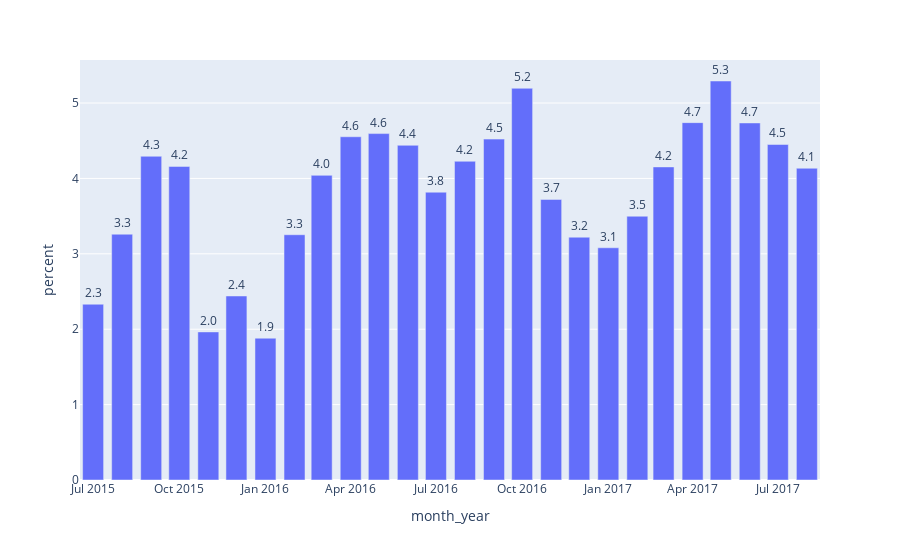

The notebook cell this image was saved under:
### Markdown cell above
#### Arrival  Month Year  & ADR

### Code cell
arrival_month_year = df.stb.freq(['month_year'],cum_cols = False).sort_values('month_year')
fig = px.bar(arrival_month_year, x = 'month_year', y = 'percent', text = 'percent')
fig.update_traces(texttemplate='%{text:.2s}', textposition='outside')
fig.update_layout(uniformtext_minsize=8, uniformtext_mode='hide')
fig.show()

# we see from a booking pattern here that low season for hotel booking in portugal happened during winter time 
# (November, December, January) 
# percentage of booking happened during winter season are usually lower compared to booking in other months 
# we will see later of does this happened to both hotel or happened towards city / resort hotel 

# we also see a spike in percentage number of booking during the spring to summer (march, april, may)
# this might have somthing to do with portugal easter break ( end of march to early april)
# and the general summer break for the rest of the world

### Figure 1 — Plotly figure (JSON) as saved in the notebook; plotly's stock layout.template omitted (floating-point values rounded to 4 significant figures)
{"data": [{"alignmentgroup": "True", "hovertemplate": "month_year=%{x}<br>percent=%{text}<extra></extra>", "legendgroup": "", "marker": {"color": "#636efa", "pattern": {"shape": ""}}, "name": "", "offsetgroup": "", "orientation": "v", "showlegend": false, "text": [2.331, 3.26, 4.294, 4.159, 1.964, 2.441, 1.881, 3.253, 4.041, 4.553, 4.595, 4.439, 3.817, 4.227, 4.522, 5.196, 3.721, 3.221, 3.08, 3.499, 4.153, 4.74, 5.292, 4.736, 4.45, 4.135], "textposition": "outside", "texttemplate": "%{text:.2s}", "type": "bar", "x": ["2015-07", "2015-08", "2015-09", "2015-10", "2015-11", "2015-12", "2016-01", "2016-02", "2016-03", "2016-04", "2016-05", "2016-06", "2016-07", "2016-08", "2016-09", "2016-10", "2016-11", "2016-12", "2017-01", "2017-02", "2017-03", "2017-04", "2017-05", "2017-06", "2017-07", "2017-08"], "xaxis": "x", "y": [2.331, 3.26, 4.294, 4.159, 1.964, 2.441, 1.881, 3.253, 4.041, 4.553, 4.595, 4.439, 3.817, 4.227, 4.522, 5.196, 3.721, 3.221, 3.08, 3.499, 4.153, 4.74, 5.292, 4.736, 4.45, 4.135], "yaxis": "y"}], "layout": {"barmode": "relative", "legend": {"tracegroupgap": 0}, "margin": {"t": 60}, "uniformtext": {"minsize": 8, "mode": "hide"}, "xaxis": {"anchor": "y", "domain": [0, 1], "title": {"text": "month_year"}}, "yaxis": {"anchor": "x", "domain": [0, 1], "title": {"text": "percent"}}}}
